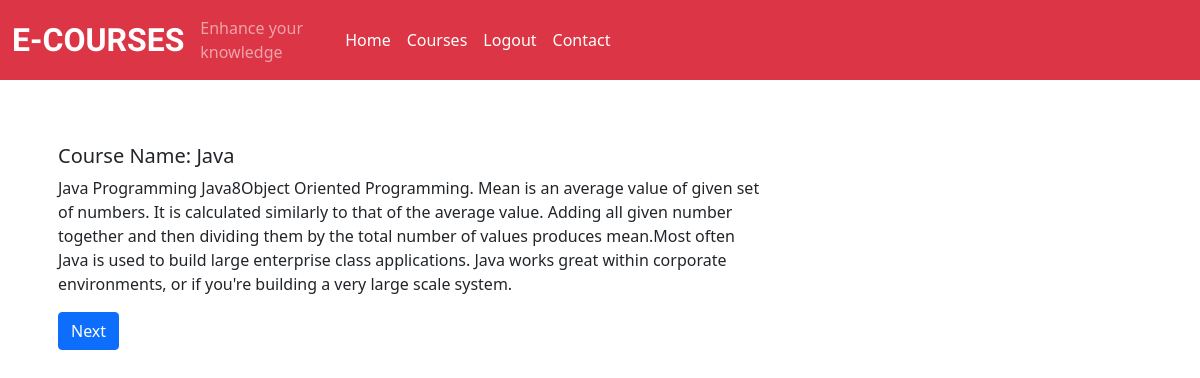
/intro.php?id=15, run on the app's committed database.
### tables this page shows
CREATE TABLE `courseall` (
  `id` int(100) NOT NULL,
  `image` varchar(255) NOT NULL,
  `title` varchar(50) NOT NULL,
  `description` text NOT NULL,
  `introduction` text NOT NULL,
  `name` varchar(200) NOT NULL
);

### intro.php (the view)
<?php
include('./db.php');
include('./header2.php');
?>
<div class="container mt-5">
    <?php
       if(isset($_GET['id'])){
        $id = $_GET['id'];
        $sql ="select * from courseall where id='$id'";
        $result = $conn->query($sql);
        if($result->num_rows > 0){
        while ($row = $result->fetch_assoc()) {
       $id = $row['id'];
       echo '
    <div class="row">
        <div class="col-md-8">
            <div class="card-body">
                <h5 class="card-title">Course Name: '.$row['title'].'</h5>
                <p class="card-text">'.$row['introduction'].'</p>
                    <a class="btn btn-primary text-white font-weight-bolder float-right" href="videodetails.php?id='.$id.'">Next</a>
                </form>
            </div>
        </div>
    </div>
';
     }
   }
}
  ?>

### data on the page
courseall: title "Java", introduction "Java Programming Java8Object Oriented Programming. Mean is an average value of given set of numbers. It is calculated similarly to that of the average value. Adding all given number together and then dividing them by the total number of values produces mean.Most often Java is used to build large enterprise class applications. Java works great within corporate environments, or if you're building a very large scale system."
